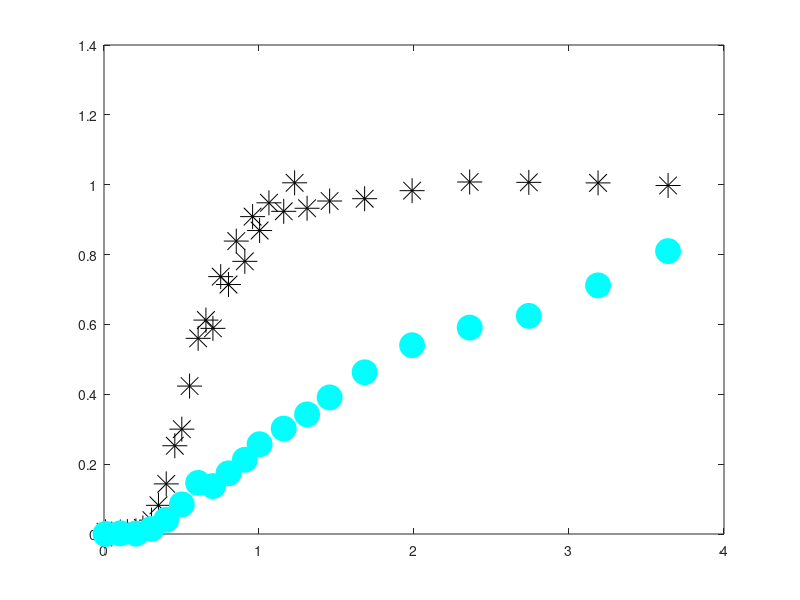

Reproduce this figure in MATLAB. (Note: this script raises an error after producing the figure.)
clear

%first-type BC;
%kinetic model;
%see Van Genuchten pg. 16 and 28:



%data = csvread('ObjC_1_gas.csv',1,0);
data = csvread('Obj2b_part2_gas.csv',1,0);
data_time = data(:,1).*60; %time in sec
ethane = data(:,2);
helium = data(:,3);
n2o = data(:,4);
sf6 = data(:,5);
ch4 = data(:,6);



data_br = csvread('Obj2b_part2_br.csv',1,0);
%data_br = csvread('Obj1b_br.csv',1,0);
Br_time = data_br(:,1).*60;
Br = data_br(:,2);



%If Vg/Vw = .01, then
%R_He = 2
%R_SF6 = 2.5
%R_ethane = 1.2
%R_N2O = 1.015

%time units are in seconds;
%length units are in m;

C_o = 1; %dimensionless
t = 0:100:60000; %0:100:200000; %default delta t is 25 %secondary t is 50
D = 1.005e-06; 


%2.69e-6, dispersion coefficients, m2/s, default 5e-7; determined from bromide only.
    %%%%%%3.1e-6 for bromide
v_m = 3.8375e-5;  

%velocity, 7.09e-5,  m/s, default 1e-4 m/s
    %%%%%%%3e-5 for bromide
    %try 1.19e-4 to 1.43e-4, expected values based on reactor geometry +
    %porosity
L = .3;
theta_m = 0.586; %mobile phase volume (dynamic, macropores)
theta_im = 0.31;  %immobile phase volume (stagnant, micropores)
phi_m = theta_m/(theta_m + theta_im);  %fraction of liquid phase that is mobile

P = v_m*L/D; %Peclet number
PV = v_m.*t.*phi_m./L;     %pore volumes, tau in equations in Table 2 in Van Genuchten
data_PV_br = v_m.*Br_time.*phi_m./L;

data_PV = v_m.*data_time.*phi_m./L;

data_PV_br_plot = v_m.*Br_time.*phi_m./L;


figure(11)
clf
p1 = plot(data_PV_br_plot, Br, '*k', 'MarkerSize', 18)
hold on
% h2 = plot(data_PV, n2o, 'dm','MarkerFaceColor', 'm', 'MarkerSize', 10)
% hold on
% h3 = plot(data_PV, sf6, 'vg','MarkerFaceColor', 'g', 'MarkerSize', 10)
% hold on
% h4 = plot(data_PV, ethane, 'sb','MarkerFaceColor', 'b', 'MarkerSize', 10)
% hold on
p2 = plot(data_PV, ch4, 'oc','MarkerFaceColor', 'c', 'MarkerSize', 18)
hold on
% h6 = plot(data_PV, helium, '^r','MarkerFaceColor', 'r', 'MarkerSize', 10)
% hold on


%Add DO data on right y-axis
dotime = xlsread('do_data_segment3_2bpart2.csv','A1:A100');
do_sec = dotime*60;
do_conc = xlsread('do_data_segment3_2bpart2.csv','B1:B100');
do_PV = v_m.*do_sec./L;
yyaxis right
ylabel ('DO Concentration (mg/L)')
p3 = scatter(do_PV, do_conc, 300, 'p', 'MarkerFaceColor',[255/255 255/255 0/255], 'MarkerEdgeColor', [0 0 0])
xlim([0 4])
set(gca,'ycolor',[0 0 0])
set(gca, 'FontSize', 34);

yyaxis left





%fit parameters:
%R = 2;      %MUST BE > 1
%alpha = 1e-3;    %rate constant, try starting in the range 5e-4 to 5e-3

                    %1/s, 100 d^-1 from Geistlinger (2005) = 1e-3 1/s
                    %vulava has 5e-4 - 1e-3  1/s for alpha for SF6, so
                    %probably faster for Helium, N2O
                    %velocity in bioreactor on the order of .003 m/s, much slower than in Vulava, so 
                    %expect lower alpha
%for determination of R-squared:



%dimensionless parameters
%defined in Van Genuchten pg. 15, with the exception of w, beta, and R
%For w and beta, defined on pg. 28 for one-site kinetic
%non-equilibrium adsorption.  For R, comes from Fry et al. (1994) and Vulava et al. (2002): 
%R = 1 + KH*(Vg/Vw)   %use this with specific K_H values to determine Vg/Vw
%based on fit R parameter

measured = Br; %define which solute you are modeling




R = 1.000001; %ethane 2.7
%R = [50:2.5:70];
%R_m = [1.01:0.05:1.41];
R_m = 1.0000001;
alpha = 3e-5;  %ethane 1.3e-4
%alpha = [1e-7:1e-7:20e-7];

loopcnt = 0;

results_matrix = zeros(length(R)*length(alpha),5);
%column 1 of results_matrix is loopcnt
%column 2 of results_matrix is R
%column 3 of results_matrix is R_m
%column 4 of results_matrix is alpha
%column 5 of results_matrix is sum of squared residuals




for j = 1:length(R)
    
    for k = 1:length(alpha)
        
        for l = 1:length(R_m)
        
        
w = alpha(k)*L*(R(j)-1)/(v_m*theta_m);
beta = phi_m*R_m(l)/R(j);



%G term in Van Genuchten, equation SI-1 in Table 2:
G_T = .5 *  erfc( sqrt(P./(4.*beta.*R(j).*PV)).*(beta*R(j)-PV)) + .5*exp(P).*erfc( sqrt (P./(4.*beta.*R(j).*PV) ).*(beta*R(j) + PV) );
%IMPORTANT NOTE: Equation SI-1 in Table 2 has the final term as beta*R-tau.
%I think this is an error and that it should be beta*R+tau.  At the top of page 18 they note: 
%"Expressions for G(T) in Table 2 follow from those given in Table 1 by replacing T by
%tau and R by (beta*R).  In Table 1, the final term is R+T, so based on
%their statement the final term should be B*R+tau.
%This is how it is coded above, and this equation gives an effluent C
%ranging from 0 to 1, while the original equation from Van Genuchten has an
%effluent C ranging from 0 to a number much greater than 1.

%exponential term multiplied by G
term = exp(-w.*PV/(beta*R(j)));

%some figures to visualize how each of these terms are affected by
%different fit parameters:
%use these to troubleshoot problems if the model acts weird with certain
%paremeters.
%figure(5)
%plot(PV,term)
%title('Term')

integrand_vec = zeros(1,length(PV));

delta_tau = 0.001;   %tau time increment, also d_tau dummy variable
                    %default .001

for i = 2:length(PV);  %2:length(PV)
    
    tau = [0:delta_tau:PV(i)];
    
G_tau = .5 *  erfc( sqrt(P./(4.*beta.*R(j).*tau)).*(beta*R(j)-tau)) + .5*exp(P).*erfc( sqrt (P./(4.*beta.*R(j).*tau) ).*(beta*R(j) + tau) );
    
    a = w.*tau;
    b = w.*(PV(i) - tau)./( (1 - beta)*R(j) );
    
    squig = 2*sqrt(a.*b);
    
%In equation 36, the I_0 and I_1 are modified bessel functions, see
%notation on pg. 50-51
I_0 = besseli(0,squig);  %modified bessel function of the first kind, order 0
I_1 = besseli(1,squig);  %modified bessel function of the first kind, order 1
    
%H term defined by Equation 36:
H = exp(-a-b).* ( I_0/beta + (squig.*I_1)./(2.*b.*(1-beta)) );


prod = G_tau.*H;

integrand = delta_tau*trapz(prod(1:length(prod)-1));   %last element of product is NaN, since the last element of H is NaN ...
                                                    %due to division by 0
                                                    %in b term
integrand_vec(i) = integrand;


end


%first_term = G_T.*term;
%figure(14)
%plot(PV,first_term)
%title('G*exp term')

%C = G(1:length(G)-1).*term(1:length(term)-1) + (w/R).*ConvInt;   %equation 35 in van genuchten
C = G_T.*term + w/R(j) .* integrand_vec;


%find indices in PV that are closest PV to data: 
edges = [-Inf, mean([PV(2:end); PV(1:end-1)]), +Inf];
%I = discretize(data_PV_br, edges);
I = discretize(data_PV, edges);

% RSS = sum((C(I) - measured').^2)
% 
% 
% loopcnt = loopcnt + 1
% 
%      results_matrix(loopcnt,1) = loopcnt;
%      results_matrix(loopcnt,2) = R(j);
%      results_matrix(loopcnt,3) = R_m(l);
%      results_matrix(loopcnt,4) = alpha(k);
%      results_matrix(loopcnt,5) = RSS;

    end
    
    end

end


BrC = C
plot(PV, BrC,'-k', 'Linewidth', 3, 'HandleVisibility','off')




measured = ch4; %define which solute you are modeling




R = 11.56; %ethane 2.7
%R = [50:2.5:70];
%R_m = [1.01:0.05:1.41];
R_m = 1.19;
alpha = 1.92e-5;%2.97e-6;  %ethane 1.3e-4
%alpha = [1e-7:1e-7:20e-7];

loopcnt = 0;

results_matrix = zeros(length(R)*length(alpha),5);
%column 1 of results_matrix is loopcnt
%column 2 of results_matrix is R
%column 3 of results_matrix is R_m
%column 4 of results_matrix is alpha
%column 5 of results_matrix is sum of squared residuals




for j = 1:length(R)
    
    for k = 1:length(alpha)
        
        for l = 1:length(R_m)
        
        
w = alpha(k)*L*(R(j)-1)/(v_m*theta_m);
beta = phi_m*R_m(l)/R(j);



%G term in Van Genuchten, equation SI-1 in Table 2:
G_T = .5 *  erfc( sqrt(P./(4.*beta.*R(j).*PV)).*(beta*R(j)-PV)) + .5*exp(P).*erfc( sqrt (P./(4.*beta.*R(j).*PV) ).*(beta*R(j) + PV) );
%IMPORTANT NOTE: Equation SI-1 in Table 2 has the final term as beta*R-tau.
%I think this is an error and that it should be beta*R+tau.  At the top of page 18 they note: 
%"Expressions for G(T) in Table 2 follow from those given in Table 1 by replacing T by
%tau and R by (beta*R).  In Table 1, the final term is R+T, so based on
%their statement the final term should be B*R+tau.
%This is how it is coded above, and this equation gives an effluent C
%ranging from 0 to 1, while the original equation from Van Genuchten has an
%effluent C ranging from 0 to a number much greater than 1.

%exponential term multiplied by G
term = exp(-w.*PV/(beta*R(j)));

%some figures to visualize how each of these terms are affected by
%different fit parameters:
%use these to troubleshoot problems if the model acts weird with certain
%paremeters.
%figure(5)
%plot(PV,term)
%title('Term')

integrand_vec = zeros(1,length(PV));

delta_tau = 0.001;   %tau time increment, also d_tau dummy variable
                    %default .001

for i = 2:length(PV);  %2:length(PV)
    
    tau = [0:delta_tau:PV(i)];
    
G_tau = .5 *  erfc( sqrt(P./(4.*beta.*R(j).*tau)).*(beta*R(j)-tau)) + .5*exp(P).*erfc( sqrt (P./(4.*beta.*R(j).*tau) ).*(beta*R(j) + tau) );
    
    a = w.*tau;
    b = w.*(PV(i) - tau)./( (1 - beta)*R(j) );
    
    squig = 2*sqrt(a.*b);
    
%In equation 36, the I_0 and I_1 are modified bessel functions, see
%notation on pg. 50-51
I_0 = besseli(0,squig);  %modified bessel function of the first kind, order 0
I_1 = besseli(1,squig);  %modified bessel function of the first kind, order 1
    
%H term defined by Equation 36:
H = exp(-a-b).* ( I_0/beta + (squig.*I_1)./(2.*b.*(1-beta)) );


prod = G_tau.*H;

integrand = delta_tau*trapz(prod(1:length(prod)-1));   %last element of product is NaN, since the last element of H is NaN ...
                                                    %due to division by 0
                                                    %in b term
integrand_vec(i) = integrand;


end


%first_term = G_T.*term;
%figure(14)
%plot(PV,first_term)
%title('G*exp term')

%C = G(1:length(G)-1).*term(1:length(term)-1) + (w/R).*ConvInt;   %equation 35 in van genuchten
C = G_T.*term + w/R(j) .* integrand_vec;


%find indices in PV that are closest PV to data: 
edges = [-Inf, mean([PV(2:end); PV(1:end-1)]), +Inf];
%I = discretize(data_PV_br, edges);
I = discretize(data_PV, edges);

RSS = sum((C(I) - measured').^2)


loopcnt = loopcnt + 1

     results_matrix(loopcnt,1) = loopcnt;
     results_matrix(loopcnt,2) = R(j);
     results_matrix(loopcnt,3) = R_m(l);
     results_matrix(loopcnt,4) = alpha(k);
     results_matrix(loopcnt,5) = RSS;

    end
    
    end

end






figure(11)



yyaxis left
plot(PV, C,'-', 'Color', 'c', 'Linewidth', 2, 'HandleVisibility','off')
ylim([0 1.1])
xlim([0 3.25])
ylabel('C/C_o')
xlabel('PV')
hold on

xint = data_PV;
yint = ch4;
xwant = PV;
interpolated_data = interp1(xint,yint,xwant,'pchip',0)

%shade trapped ch4
transparency = 0.5
color = [255/255 153/255 19/255];
p4=jbfill(PV,BrC,C,color,[255/255 153/255 19/255],0.5,transparency)
hold on


%Shorten ch4C and interpolated_data vectors
intersect = intersections(PV, interpolated_data, PV, C)
PVindices = PV < intersect(4)
length(PV(PVindices));
shortPV = PV(1:length(PV(PVindices)));
shortC = C(1:length(PV(PVindices)));
shortinterpolated_data = interpolated_data(1:length(PV(PVindices)));

%Shade consumed ch4
transparency = 1
color2 = [128/255 255/255 0/255];
p5=jbfill(shortPV,shortC,shortinterpolated_data,color2,[128/255 255/255 0/255],0,transparency)

%column 1 of results_matrix is loopcnt
%column 2 of results_matrix is R
%column 3 of results_matrix is R_m
%column 4 of results_matrix is alpha
%column 5 of results_matrix is sum of squared residuals

% y = [results_matrix(:,1)'; results_matrix(:,2)'; results_matrix(:,3)'; results_matrix(:,4)'; results_matrix(:,5)']
% fileID = fopen('results_matrix.txt','w');
% %fprintf(fileID, 'Exponential Function\n\n');
% fprintf(fileID,'%0.3f %0.3e %0.3e %0.3e %0.4f\n',y);
% fclose(fileID);




% y = [PV; C];
% fileID = fopen('exptable.txt','w');
% %fprintf(fileID, 'Exponential Function\n\n');
% fprintf(fileID,'%f %f\n',y);
% fclose(fileID);



%find indices in PV that are closest PV to data: 
%edges = [-Inf, mean([PV(2:end); PV(1:end-1)]), +Inf];
%I = discretize(data_PV, edges);

%edges = [-Inf, mean([Br_time(2:end); Br_time(1:end-1)]), +Inf];
%I = discretize(Br_time, edges);



% %find indices in PV that are closest PV to data: 
% edges = [-Inf, mean([PV(2:end); PV(1:end-1)]), +Inf];
% %I = discretize(data_PV_br, edges);
% I = discretize(data_PV, edges);
% 
% RSS = sum((C(I) - measured').^2)
% TSS = sum((measured - mean(measured)).^2)
% R2 = 1 - (RSS/TSS)




figure(111)
plot(PV, C,'-r')
ylim([-0.1 1.2])
xlim([0 3.25])
ylabel('C/C_o')
xlabel('PV')
%text(.4, .8, sprintf('R = %0.2f', R))
%text(.4, .9, sprintf('alpha = %0.2e s^{-1}', alpha))
%text(.4, .7, sprintf('R^2 = %0.3f', R2))
%saveas(gcf,'output.eps','epsc')



figure(11)


set(gca, 'FontSize', 34);
yyaxis right
set(gca, 'FontSize', 34);

yyaxis left


transparency = 1
earlyzerovec=zeros(length(shortinterpolated_data),1);
color3 = [0/255 0/255 128/255];
p6 = jbfill(shortPV,shortinterpolated_data,earlyzerovec',color3,[0/255 0/255 128/255],0.5,transparency)
hold on
latezerovec=zeros(length(interpolated_data)-length(shortinterpolated_data)+1,1);
latePV = PV(length(shortPV):(length(PV)));
lateC = C(length(shortPV):(length(C)));
jbfill(latePV,lateC,latezerovec',color3,[0/255 0/255 128/255],0.5,transparency)
hold on

plot(PV, C,'-', 'Color', 'c', 'Linewidth', 4, 'HandleVisibility','off')
p1 = plot(data_PV_br_plot, Br, '*k', 'MarkerSize', 18)
hold on
p2 = plot(data_PV, ch4, 'oc','MarkerFaceColor', 'c', 'MarkerSize', 18, 'MarkerEdgeColor', 'k')
hold on

lgd = legend([p1 p2 p3 p4 p5 p6],'Bromide','CH_4', 'DO', 'Bubble Entrapped CH_4', 'Consumed CH_4', 'Effluent Discharged CH_4'); %
lgd.FontSize = 14;
[h,icons,plots,legend_text] = legend([p1 p2 p3 p4 p5 p6],'Bromide','CH_4', 'DO', 'Bubble Entrapped CH_4', 'Consumed CH_4', 'Effluent Discharged CH_4'); %
icons(11).Children.MarkerSize = 20;
set(h, 'FontSize',8);
h.Position = [2.6712 0.5640 0.2671 0.3474];
set(gca, 'TickDir', 'out')

%Truncate data to 3.25 PVs
integralPV = PV(1:390);
integralBrC = BrC(1:390);
integraleff = C(1:390);
Br_area = trapz(integralPV, integralBrC);
Eff_area = trapz(integralPV, integraleff);
bubblearea = Br_area-Eff_area;
percenttrapped = bubblearea/Br_area;




